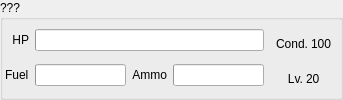
            <widget class="QGroupBox" name="fleetBox4">
             <property name="title">
              <string>???</string>
             </property>
             <layout class="QGridLayout" name="gridLayout_6">
              <property name="leftMargin">
               <number>2</number>
              </property>
              <property name="topMargin">
               <number>2</number>
              </property>
              <property name="rightMargin">
               <number>2</number>
              </property>
              <property name="bottomMargin">
               <number>2</number>
              </property>
              <item row="0" column="0">
               <widget class="QLabel" name="label_7">
                <property name="text">
                 <string>HP</string>
                </property>
                <property name="alignment">
                 <set>Qt::AlignRight|Qt::AlignTrailing|Qt::AlignVCenter</set>
                </property>
               </widget>
              </item>
              <item row="0" column="4">
               <layout class="QHBoxLayout" name="horizontalLayout_36">
                <property name="spacing">
                 <number>3</number>
                </property>
                <item>
                 <widget class="QLabel" name="label_25">
                  <property name="minimumSize">
                   <size>
                    <width>38</width>
                    <height>0</height>
                   </size>
                  </property>
                  <property name="text">
                   <string>Cond.</string>
                  </property>
                  <property name="alignment">
                   <set>Qt::AlignBottom|Qt::AlignRight|Qt::AlignTrailing</set>
                  </property>
                 </widget>
                </item>
                <item>
                 <widget class="QLabel" name="fleetCond4">
                  <property name="minimumSize">
                   <size>
                    <width>27</width>
                    <height>0</height>
                   </size>
                  </property>
                  <property name="text">
                   <string>100</string>
                  </property>
                  <property name="alignment">
                   <set>Qt::AlignBottom|Qt::AlignLeading|Qt::AlignLeft</set>
                  </property>
                 </widget>
                </item>
               </layout>
              </item>
              <item row="1" column="0">
               <widget class="QLabel" name="label_30">
                <property name="text">
                 <string>Fuel</string>
                </property>
               </widget>
              </item>
              <item row="1" column="1">
               <widget class="QProgressBar" name="fleetFuelBar4">
                <property name="format">
                 <string>%v/%m</string>
                </property>
               </widget>
              </item>
              <item row="1" column="2">
               <widget class="QLabel" name="label_29">
                <property name="text">
                 <string>Ammo</string>
                </property>
                <property name="alignment">
                 <set>Qt::AlignRight|Qt::AlignTrailing|Qt::AlignVCenter</set>
                </property>
               </widget>
              </item>
              <item row="1" column="3">
               <widget class="QProgressBar" name="fleetAmmoBar4">
                <property name="format">
                 <string>%v/%m</string>
                </property>
               </widget>
              </item>
              <item row="1" column="4">
               <layout class="QHBoxLayout" name="horizontalLayout_38">
                <property name="spacing">
                 <number>3</number>
                </property>
                <item>
                 <widget class="QLabel" name="label_27">
                  <property name="text">
                   <string>Lv.</string>
                  </property>
                  <property name="alignment">
                   <set>Qt::AlignBottom|Qt::AlignRight|Qt::AlignTrailing</set>
                  </property>
                 </widget>
                </item>
                <item>
                 <widget class="QLabel" name="fleetLevel4">
                  <property name="minimumSize">
                   <size>
                    <width>27</width>
                    <height>0</height>
                   </size>
                  </property>
                  <property name="text">
                   <string>20</string>
                  </property>
                  <property name="alignment">
                   <set>Qt::AlignBottom|Qt::AlignLeading|Qt::AlignLeft</set>
                  </property>
                 </widget>
                </item>
               </layout>
              </item>
              <item row="0" column="1" colspan="3">
               <widget class="QProgressBar" name="fleetHpBar4">
                <property name="format">
                 <string>%v/%m</string>
                </property>
               </widget>
              </item>
             </layout>
            </widget>
